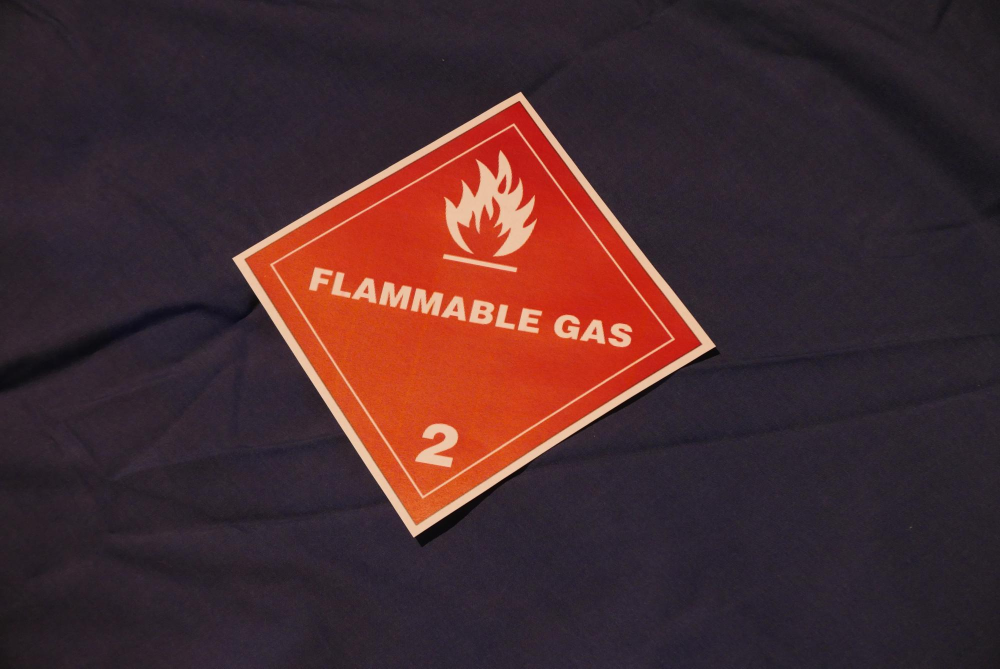
#> input picture TestAutoWB.JPG, 2000 x 1337 px (shown at 1/2 size)
$ python -i HLD_Helper.py   (imports and definitions only)   (older library calls are emulated)
#> lines starting #> are read from the running program, lines starting #| are printed output that depends on the picture
#HDL_Helper contains useful functions and class to identify Hazmat Label

import cv2
import numpy as np
import tkinter
import matplotlib.pyplot as plt
import math

COLOR_BLUE_LOWER, COLOR_BLUE_UPPER     = np.array([98,109,20]),np.array([112,255,255])
COLOR_GREEN_LOWER, COLOR_GREEN_UPPER   = np.array([36,0,0]),np.array([75,255,255])
COLOR_YELLOW_LOWER, COLOR_YELLOW_UPPER = np.array([20,190,20]),np.array([30,255,255])
COLOR_ORANGE_LOWER, COLOR_ORANGE_UPPER = np.array([5,50,50]),np.array([15,255,255])
COLOR_RED1_LOWER, COLOR_RED1_UPPER     = np.array([0,70,50]),np.array([10,255,255])
COLOR_RED2_LOWER, COLOR_RED2_UPPER     = np.array([170,70,50]),np.array([180,255,255])
COLOR_BLACK_LOWER, COLOR_BLACK_UPPER   = np.array([0,0,0]),np.array([180,255,15])
COLOR_WHITE_LOWER, COLOR_WHITE_UPPER   = np.array([0,0,200]),np.array([180,70,255])

#This file contains useful functions, essentially wrapper for
#functions that already exists in opencv. However this is so
#that thresholds can be set easier this way..
# [61 lines left out: functions filter_rectangles, filter_contour_area, filter_overlaping_contour, find_contours, not called in this run]

def calculate_color_percentage(imgBGR,mask=None,display=False):

    imgHSV = cv2.cvtColor(imgBGR,cv2.COLOR_BGR2HSV)
    colormap = {}

    #Calculate percentage of each color
    colormap['blue']   = _calculate_color_percent(imgHSV,COLOR_BLUE_LOWER,COLOR_BLUE_UPPER,mask)
    colormap['green']  = _calculate_color_percent(imgHSV,COLOR_GREEN_LOWER,COLOR_GREEN_UPPER,mask)
    colormap['yellow'] = _calculate_color_percent(imgHSV,COLOR_YELLOW_LOWER,COLOR_YELLOW_UPPER,mask)
    colormap['orange'] = _calculate_color_percent(imgHSV,COLOR_ORANGE_LOWER,COLOR_ORANGE_UPPER,mask)
    colormap['black']  = _calculate_color_percent(imgHSV,COLOR_BLACK_LOWER,COLOR_BLACK_UPPER,mask)
    colormap['white']  = _calculate_color_percent(imgHSV,COLOR_WHITE_LOWER,COLOR_WHITE_UPPER,mask)

    #For red, since there are two thresholds - need to added them together
    red1 = _calculate_color_percent(imgHSV,COLOR_RED1_LOWER,COLOR_RED1_UPPER,mask)
    red2 = _calculate_color_percent(imgHSV,COLOR_RED2_LOWER,COLOR_RED2_UPPER,mask)
    red_mask  = np.clip(red1[1] + red2[1],0,255)
    red_percent = red1[0] + red2[0]

    colormap['red'] = red_percent,red_mask

    #Sort the colors cuz why not
    sortcolor = list(colormap.keys())
    sortcolor.sort(key = lambda x: colormap[x][0],reverse=True)
    sortedmap = {key: colormap[key] for key in sortcolor}

    #Display the most dominant color
    if display:
        color,v = list(sortedmap.items())[0]
        color_mask = v[1]
        img = cv2.bitwise_and(imgBGR,imgBGR,mask=color_mask)
        plt.figure("Dominant Color: " + color)
        plt.imshow(cv2.cvtColor(img,cv2.COLOR_BGR2RGB))
        plt.show()

    return sortedmap #key: color, value: (colorpercentage,colormask)


#Calculate the percentage of that color and its mask
# [12 lines left out: function _calculate_color_percent, not called in this run]

>>> import cv2
>>> picture = cv2.imread('../TestAutoWB.JPG', cv2.IMREAD_GRAYSCALE)
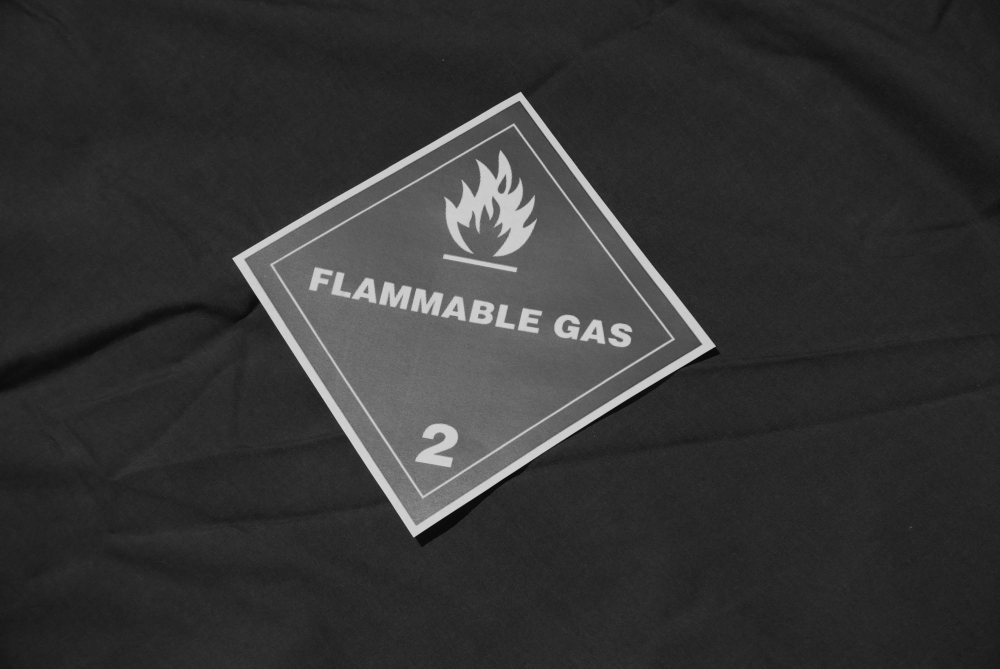
#> picture: shape (1337, 2000) (shown at 1/2 size); min 0, max 229, mean 51.9
>>> result = calculate_color_percentage(picture)
#> (the run stopped early here; a loop or call above may not have finished)
